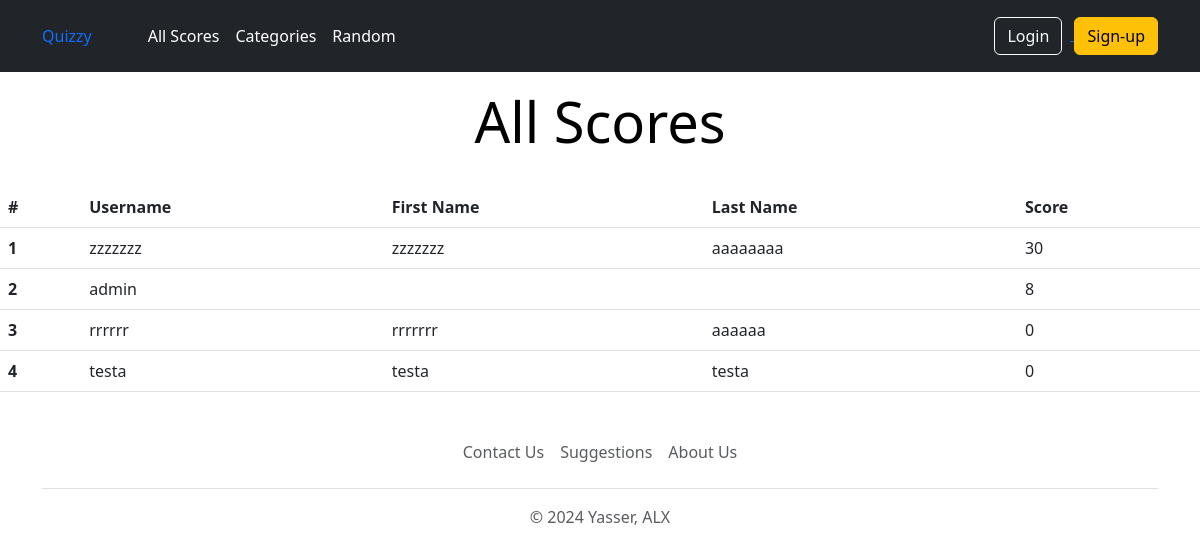
Page /all-scores on the earlier database version.
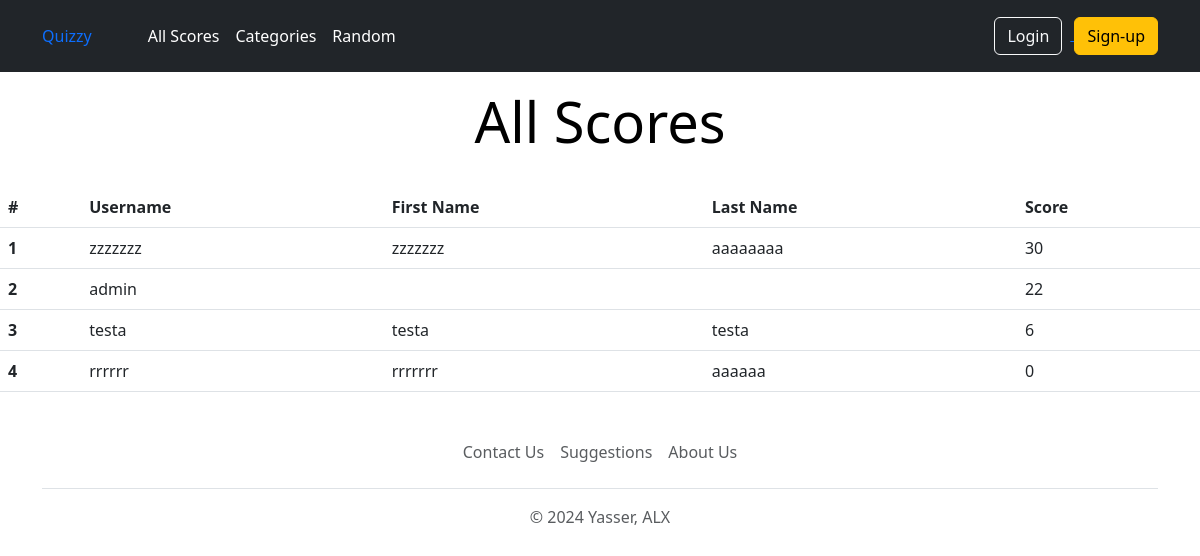
Same page on the later database version.
### users/models.py (models this page shows, shortened)
class UserProfile(models.Model):
    user = models.OneToOneField(User, on_delete=models.CASCADE)
    total_score = models.IntegerField(default=0)

### webpages/views.py (the view)
# urls.py: path("all-scores", views.all_scores, name="allscores"),
def all_scores(request):
    all = UserProfile.objects.order_by('-total_score')
    return render(request, "webpages/scores.html",{"values":all ,"n":0})

### webpages/templates/webpages/scores.html
{% extends "base.html" %}
{% block content%}
<div class="pricing-header p-3 pb-md-4 mx-auto text-center">
    <h1 class="display-4 fw-normal text-body-emphasis">All Scores</h1>
    </div>
    <div>
    <table class="table">
        <thead>
          <tr>
            <th scope="col">#</th>
            <th scope="col">Username</th>
            <th scope="col">First Name</th>
            <th scope="col">Last Name</th>
            <th scope="col">Score</th>
          </tr>
        </thead>
        <tbody>
            {% for value in values %}
          <tr>
            <th scope="row">{{forloop.counter}}</th>
            <td>{{value.user.username}}</td>
            <td>{{value.user.first_name}}</td>
            <td>{{value.user.last_name}}</td>
            <td>{{value.total_score}}</td>
          </tr>
           {% endfor %}
        </tbody>
      </table>
    </div>
{%endblock%}

### templates/base.html (shortened to what this page needs)
{% load static %}
<!DOCTYPE html>
<html lang="en">
<head>
    <link href="https://cdn.jsdelivr.net/npm/bootstrap@5.3.0-alpha2/dist/css/bootstrap.min.css" rel="stylesheet">
  </head>
<body>
  <header class="p-3 text-bg-dark">
    <div class="container">
      <div class="d-flex flex-wrap align-items-center justify-content-center justify-content-lg-start">
        <a href="/" class="d-flex align-items-center mb-2 mb-lg-0 text-blue text-decoration-none">Quizzy
          <svg class="bi me-2" width="40" height="32" role="img" aria-label="Bootstrap"><use xlink:href="#bootstrap"></use></svg>
        </a>
        <ul class="nav col-12 col-lg-auto me-lg-auto mb-2 justify-content-center mb-md-0">
          <li><a href="{% url "allscores" %}" class="nav-link px-2 text-white">All Scores</a></li>
          <li><a href="{% url "all_categories" "all" %}"  class="nav-link px-2 text-white">Categories</a></li>
          <li><a href="{% url "random" %}" class="nav-link px-2 text-white">Random</a></li>
        </ul>
        <div class="text-end">
          {%if user.is_authenticated%}
          <a href="{% url "out" %}">
          <button type="button" class="btn btn-warning">Log-out</button>
          </a>
          {% else %}
          <a href="{% url "login" %}">
          <button type="button" class="btn btn-outline-light me-2" >Login</button>
          </a>
          <a href="{% url "register" %}">
          <button type="button" class="btn btn-warning">Sign-up</button>
          </a>
          {% endif %}
        </div>
      </div>
    </div>
  </header>
      {%block content%}
        {%endblock%}
      <div class="container">
        <footer class="py-3 my-4">
          <ul class="nav justify-content-center border-bottom pb-3 mb-3">
            <li class="nav-item"><a href={% url "contact" %} class="nav-link px-2 text-body-secondary">Contact Us</a></li>
            <li class="nav-item"><a href={% url "suggestion" %}  class="nav-link px-2 text-body-secondary">Suggestions</a></li>
            <li class="nav-item"><a href={% url "about" %} class="nav-link px-2 text-body-secondary">About Us</a></li>
          </ul>
          <p class="text-center text-body-secondary">© 2024 Yasser, ALX</p>
        </footer>
      </div>
</body>
</html>

Differences in the rows shown:
changed UserProfile "admin": total_score "8" → "22"
changed UserProfile "testa": total_score "0" → "6"; moves up the list
